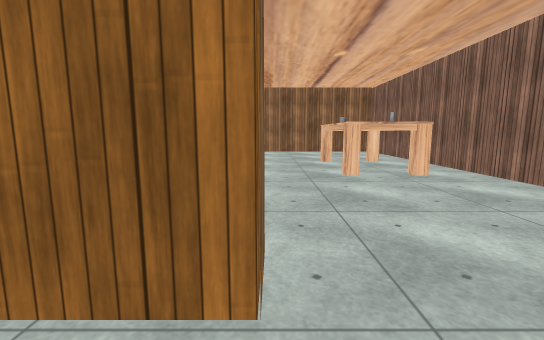
view 1 (above)

18 first-person views from a walk through a scene from a Unity 3-D project. The camera is 1.2 m above the floor, tilts 8° down and sees 90° across. The floor is counted in squares, 1 m on a side. Each view is taken from the middle of a square. On the plan, view 1 faces up. The plan holds only what a view shows up to about 13 squares ahead; the rest is blank. The place goes on beyond the plan. The player character is not drawn. Some surface patterns are stand-ins.

view 2
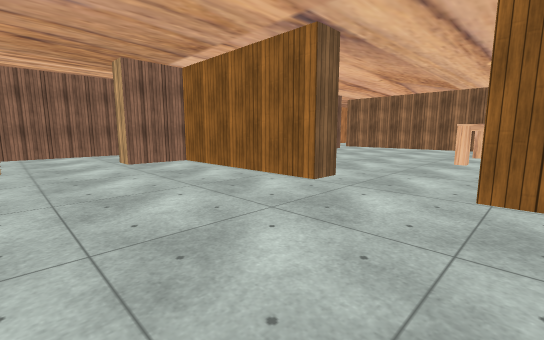

view 3
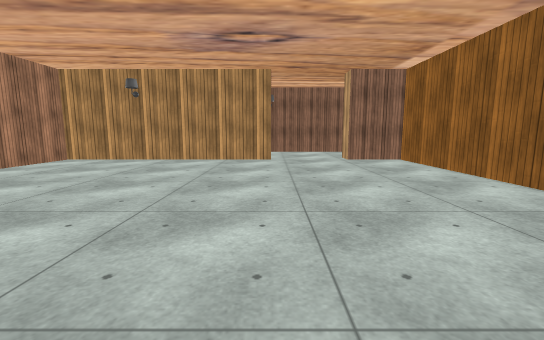

view 4
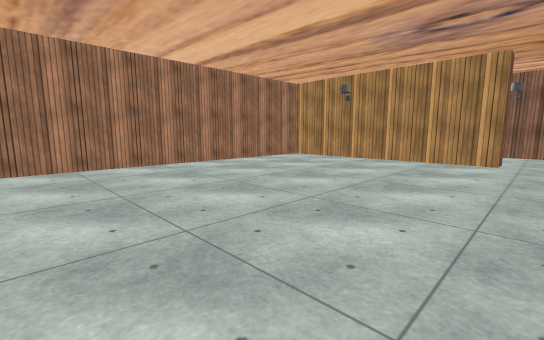

view 5
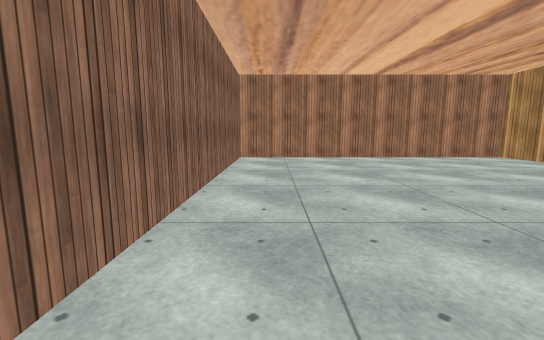

view 6
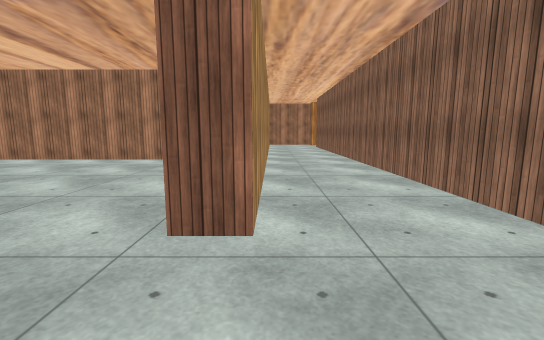

view 7
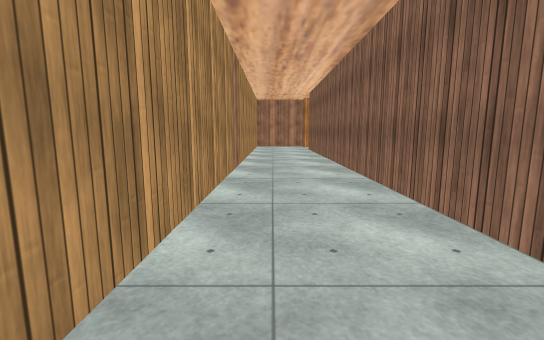

view 8
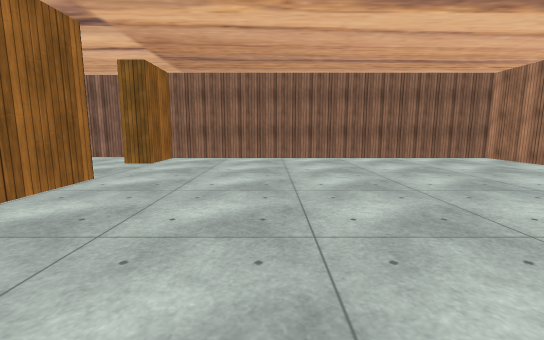

view 9
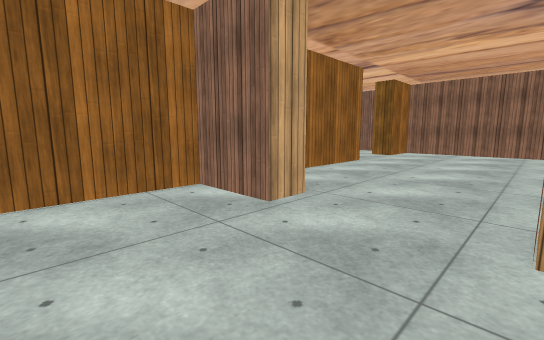

view 10
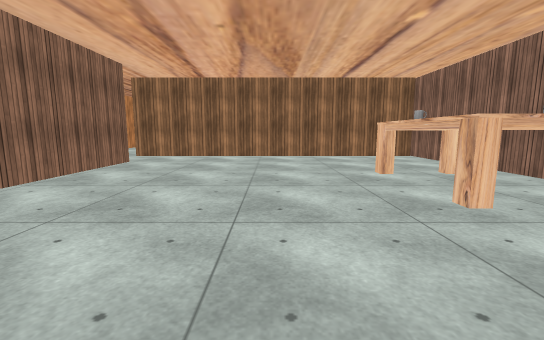

view 11
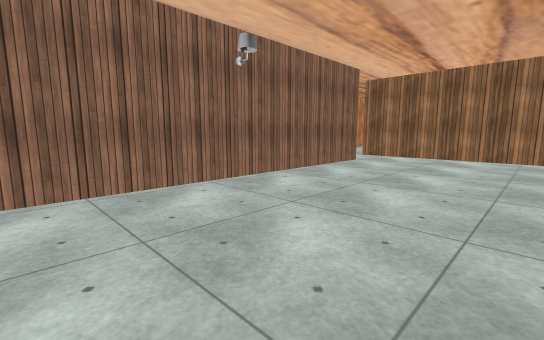

view 12
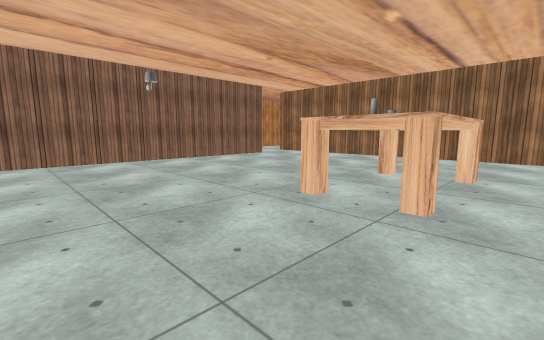

view 13
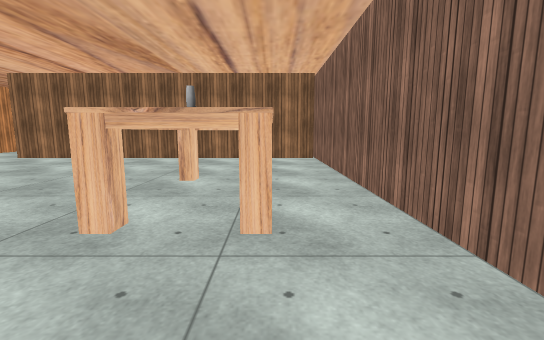

view 14
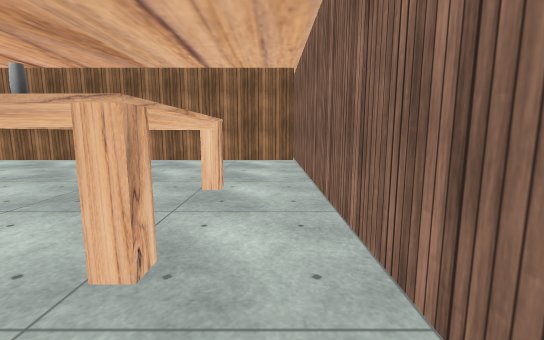

view 15
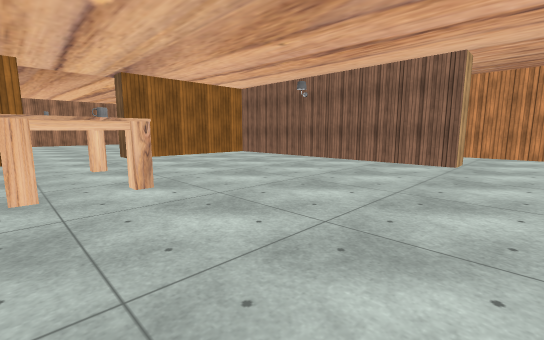

view 16
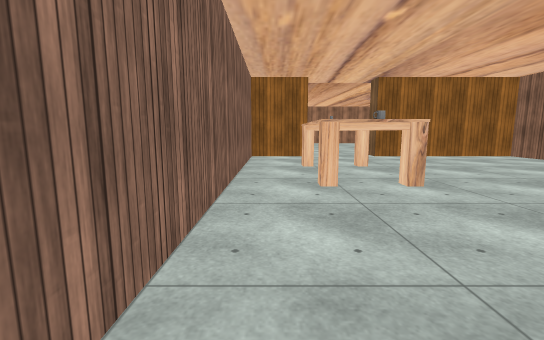

view 17
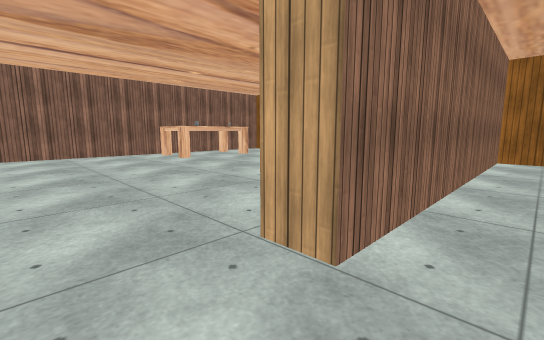

view 18
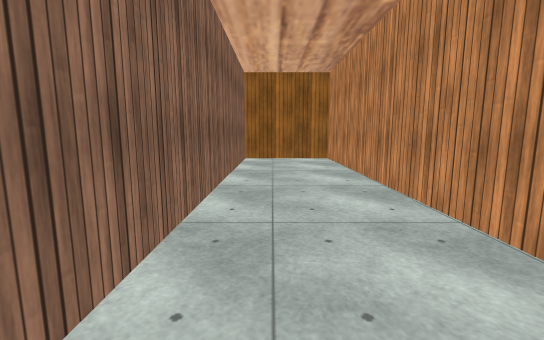

### Floor plan
Points are (right, up) in squares from view 1. A wall is a line through its corners. A room is listed if a view was taken in it or the views show most of it. See-through windows are left out.
Room 1 (views 1, 2, 3, 4, 5, 6, 7, 8, 9)
walls: (-0.1, 2.6) (-0.1, 1.6) (-6.8, 1.6) (-6.8, -0.7) (-7.8, -0.7) (-7.8, 1.6) (-11.1, 1.6); (-11.5, -0.9) (-11.5, -15.5); (-7.8, -15.5) (-7.8, -4) (-6.8, -4) (-6.8, -12.9) (5.5, -12.9) (5.5, 1.6) (3.3, 1.6) (3.3, 2.6)
ways out: opening at (1.5, 2.8) to room 2
Room 2 (views 10, 11, 12, 13, 14, 15, 16)
walls: (-6.8, 14) (-6.8, 2.8); (6, 3.2) (6, 16.5)
ways out: opening at (1.5, 2.8) to room 1; opening at (-7.5, 15.5) to room 3
objects: other object (2, 7) to (4, 10)
Room 3 (views 17, 18)
walls: (-11.5, 16.1) (-11.5, 2.6) (-7.8, 2.6) (-7.8, 14) (-6.8, 14)
ways out: opening at (-7.5, 15.5) to room 2

Where each view was taken, in squares from view 1:
view 1: 0 up, 0 right, facing up
view 2: 4 down, 4 right, facing up-left
view 3: 4 down, 5 right, facing left
view 4: 3 down, 5 right, facing down-left
view 5: 0 up, 4 right, facing down
view 6: 1 down, 8 left, facing down
view 7: 4 down, 9 left, facing down
view 8: 3 down, 7 left, facing right
view 9: 4 down, 11 left, facing up-right
view 10: 3 up, 1 left, facing up
view 11: 3 up, 1 left, facing up-left
view 12: 3 up, 5 right, facing up-left
view 13: 4 up, 4 right, facing up
view 14: 5 up, 5 right, facing up
view 15: 16 up, 4 right, facing down-left
view 16: 16 up, 5 right, facing down
view 17: 16 up, 9 left, facing down-right
view 18: 15 up, 9 left, facing down
